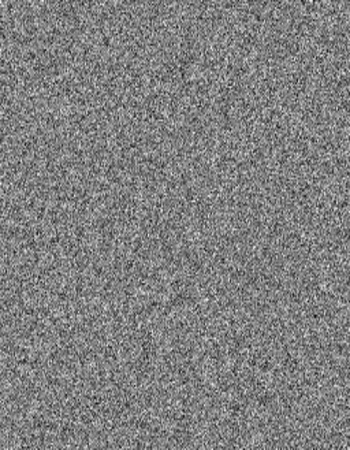
#> input picture lab3/figure1.jpg, 350 x 450 px, found by its file name
$ python fig1.py
#> lines starting #> are read from the running program, lines starting #| are printed output that depends on the picture
import cv2
import numpy as np
import matplotlib.pyplot as plt
#import fft process
img = cv2.imread(r'D:\Lab\Telecommunication Lab\lab3\figure1.jpg',0)
#> img is the input picture: shape (450, 350); min 11, max 245, mean 128.1
fft = np.fft.fft2(img)
fft_vis = np.abs(fft)
#2d plot
plt.subplot(121)
plt.imshow(img,cmap='gray')
plt.title('Original Image')
plt.subplot(122)
plt.imshow(fft_vis,cmap='gray')
plt.title('FFT')
plt.suptitle('Figure 1 2D View')
#3d plot
xx, yy = np.mgrid[0:img.shape[0],0:img.shape[1]]
fig = plt.figure()
ax = fig.add_subplot(121,projection='3d')
ax2 = fig.add_subplot(122,projection='3d')
ax.plot_surface(xx, yy, img, rstride=1, cstride=1, linewidth=0, cmap='gray')
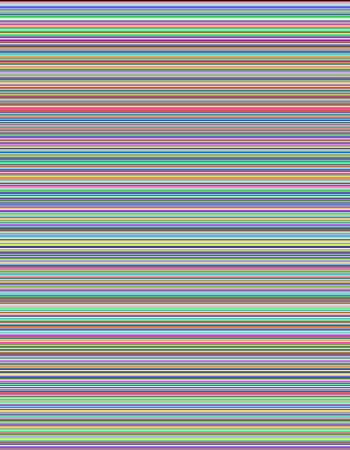
#> xx: shape (450, 350) int64; 450 distinct labels, from 0 to 449; one colour per label, 0 black
ax.set_title('Original Image')
ax2.plot_surface(xx, yy, fft_vis, rstride=1, cstride=1, linewidth=0, cmap='gray')
ax2.set_title('FFT')
plt.suptitle('Figure 1 3D Surface View')
plt.show()
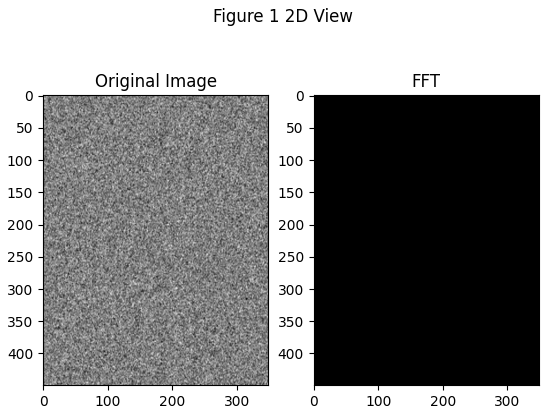
#> figure drawn by matplotlib, 2 panels
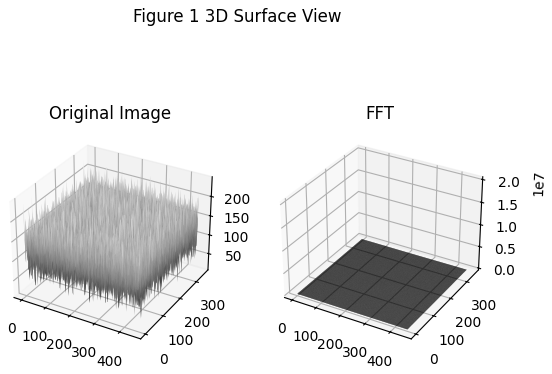
#> figure drawn by matplotlib, 2 panels

$ run again, with lab3/figure2.jpg copied over lab3/figure1.jpg
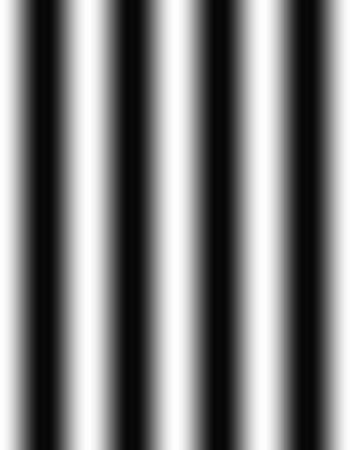
#> input picture lab3/figure2.jpg, 350 x 450 px, found by its file name
#> img is the input picture: shape (450, 350); min 6, max 254, mean 125.7
#> xx: shape (450, 350) int64; 450 distinct labels, from 0 to 449
#> `plt.show()`:
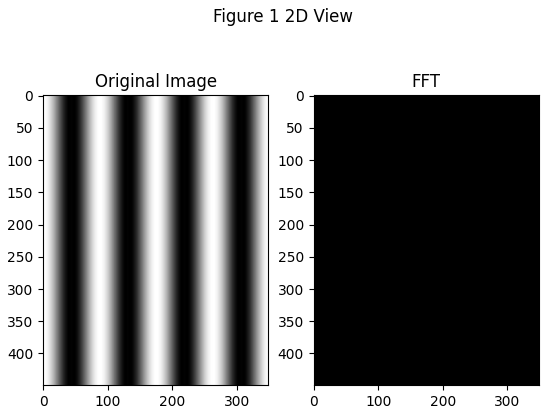
#> figure drawn by matplotlib, 2 panels
#> `plt.show()`:
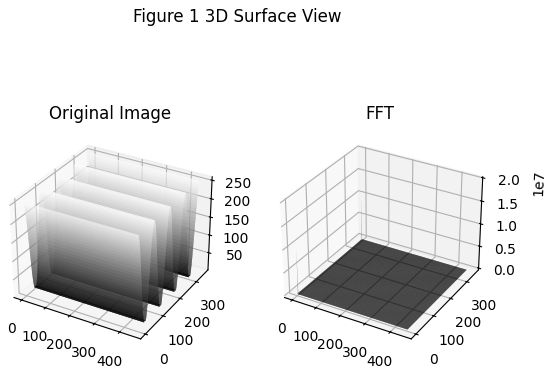
#> figure drawn by matplotlib, 2 panels
